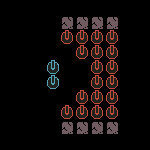

Rendered tile map (Tiled .tmx) drawn with the repository's tilesets; below, a short description and the full map source, tile grids included:
An orthogonal 10x10 tile map with 15x15 px tiles, 1 tile layer (Layer2) and 1 object (84).

<map version="1.2" tiledversion="1.2.4" orientation="orthogonal" renderorder="right-down" width="10" height="10" tilewidth="15" tileheight="15" infinite="0" nextlayerid="3" nextobjectid="10">
 <tileset firstgid="1" source="tileset.tsx" />
 <layer id="1" name="Layer2" width="10" height="10">
  <data encoding="csv">
0,0,0,0,0,0,0,0,0,0,
0,0,0,0,11,11,11,11,0,0,
0,0,0,0,2147483653,2147483653,2147483653,2147483653,0,0,
0,0,0,0,0,2147483653,2147483653,2147483653,0,0,
0,0,0,6,0,0,2147483653,2147483653,0,0,
0,0,0,6,0,0,2147483653,2147483653,0,0,
0,0,0,0,0,2147483653,2147483653,2147483653,0,0,
0,0,0,0,2147483653,2147483653,2147483653,2147483653,0,0,
0,0,0,0,11,11,11,11,0,0,
0,0,0,0,0,0,0,0,0,0
</data>
 </layer>
 <objectgroup id="2" name="Cha">
  <object id="9" name="84" x="75" y="60" width="15" height="15" />
 </objectgroup>
</map>
